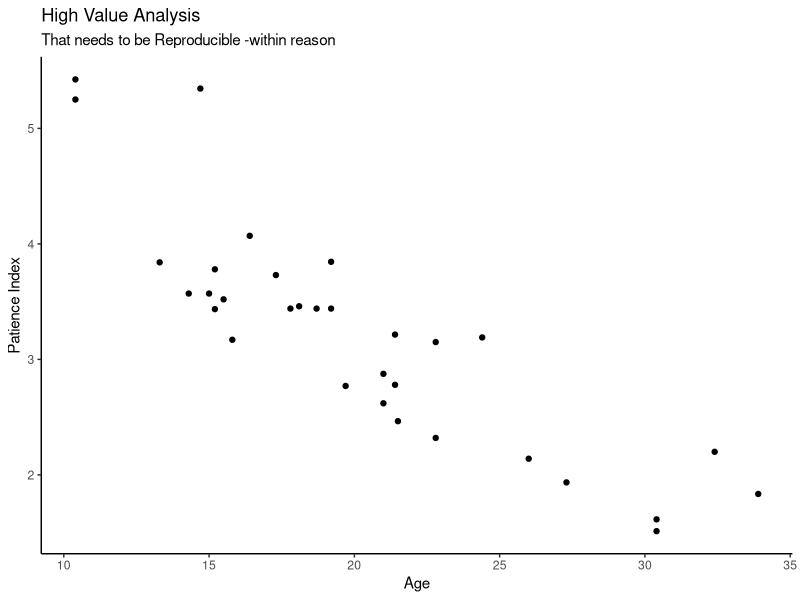

Write the R code that produced this figure.
# The old way

# install.packages("dplyr")
# install.packages("ggplot2")
# install.packages("readr")
# install.packages("stringr")
# install.packages("tidyr")

# etc....

# -- or --
# install.packages("tidyverse")


# and then you would comment that out or erase it
# not really paying mind to where these get installed
# or their dependancies

# and then you would load the libraries
library(dplyr)
library(ggplot2)
library(readr)
library(stringr)
library(tidyr)

mtcars |>
  ggplot(aes(x = mpg, y = wt)) +
  geom_point() +
  theme_classic() +
  labs(title = "High Value Analysis",
       subtitle = "That needs to be Reproducible -within reason",
       x = "Age",
       y = "Patience Index")




# then you go to share with yourself on another machine
# of with a colleague at work and they run your script
# and the output is slightly different or it
# fails because they don't have the same version of
# the packages installed, or maybe they have dependancy
# conflicts on their system with your script dependancy

# THE DREADED "it works on my machine" STRIKES AGAIN!


# So what do we do?

# adopt a dependancy mindset
# How can I do that, and still be lazy?
